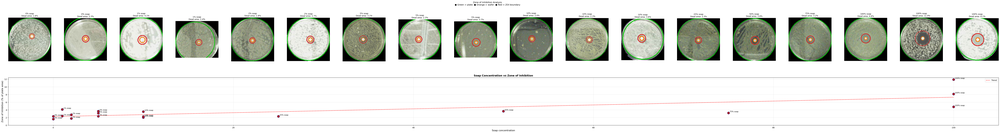
#> input picture final_project/zone_of_inhibition_results.png, 1000 x 133 px, shrunk from 9156 x 1214 before the run
$ python -i analysis.py   (imports and definitions only)
#> lines starting #> are read from the running program, lines starting #| are printed output that depends on the picture

import cv2
import numpy as np
import matplotlib.pyplot as plt
from scipy.ndimage import uniform_filter1d
from pathlib import Path
import re

# [27 lines left out: function find_samples_in_directory, not called in this run]

def detect_plate(gray: np.ndarray):

    h, w = gray.shape
    min_dim = min(h, w)
    img_cx, img_cy = w / 2, h / 2

    circles = cv2.HoughCircles(
        gray,
        cv2.HOUGH_GRADIENT,
        dp=1.2,
        minDist=min_dim // 2,
        param1=100,
        param2=25,
        minRadius=int(min_dim * 0.49),
        maxRadius=int(min_dim * 0.6),
    )

    if circles is None:
        raise RuntimeError("Could not detect the petri dish plate.")

    best = min(
        circles[0],
        key=lambda c: (c[0] - img_cx) ** 2 + (c[1] - img_cy) ** 2,
    )
    return float(best[0]), float(best[1]), float(best[2])


# [91 lines left out: functions detect_wafer, detect_zoi, not called in this run]


def analyse_image(image_path: str):
    """Full analysis pipeline for one image."""
#> called with image_path = 'zone_of_inhibition_results.png'
    img = cv2.imread(image_path)
#> img is the input picture: shape (133, 1000, 3); mean B, G, R 217.5, 223, 220.8
    if img is None:
        raise FileNotFoundError(f"Cannot read image: {image_path}")

    gray = cv2.cvtColor(img, cv2.COLOR_BGR2GRAY)
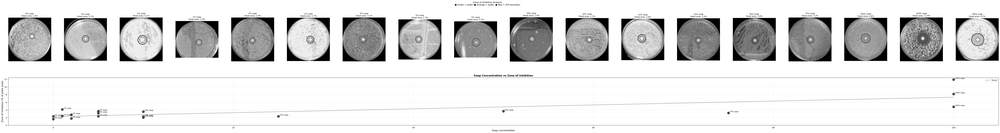
#> gray: shape (133, 1000); min 0, max 255, mean 221.7

    px, py, pr = detect_plate(gray)
#> in detect_plate, `circles = cv2.HoughCircles( gray, cv2.HOUGH_GRADIENT, dp=1.2, minDist=..`: circles = None


    wx, wy, wr = detect_wafer(gray, px, py, pr)

    circle = cv2.circle(img, (int(wx), int(wy)), int(wr), (255,0,0))

    # cv2.imshow("asf", circle)
    # cv2.waitKey()

    zoi_r = detect_zoi((int(wx), int(wy)), int(wr), img)

    # print(zoi_r)

    proportion_dead = (zoi_r / pr) ** 2

    return {
        "image":          img,
        "plate":          (px, py, pr),
        "wafer":          (wx, wy, wr),
        "zoi_radius":     zoi_r,
        "proportion_dead": proportion_dead,
    }


# ---------------------------------------------------------------------------
# Visualisation
# ---------------------------------------------------------------------------
# [75 lines left out: functions annotate_image, plot_results, not called in this run]


# ---------------------------------------------------------------------------
# Main
# ---------------------------------------------------------------------------

OUTPUT_FIGURE = "zone_of_inhibition_results.png"

# [31 lines not run here, left out]

#> (the run stopped early here; a loop or call above may not have finished)
